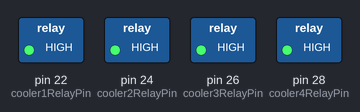
Bench run of a sketch on a simulated Arduino Mega 2560, built with avr-gcc and run on an emulated ATmega2560. Shown: switched loads named in the sketch (green lamp = pin HIGH).

Above: at 1.0 s.
At 3.0 s:
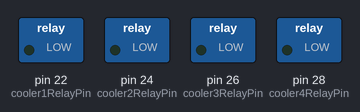
Timing chart, 0 to 5.2 s (numbered marks = the images above):
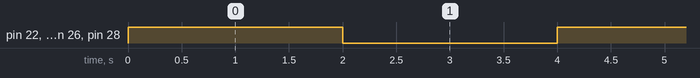

The sketch:

Teste_Motor_Rele.ino
```cpp
// Codigo para teste dos relés junto ao coolers
// Define os pinos utilizados no pino SINAL do relé
const int cooler1RelayPin = 22;
const int cooler2RelayPin = 24;
const int cooler3RelayPin = 26;
const int cooler4RelayPin = 28;

void setup() {
  pinMode(cooler1RelayPin, OUTPUT);
  pinMode(cooler2RelayPin, OUTPUT);
  pinMode(cooler3RelayPin, OUTPUT);
  pinMode(cooler4RelayPin, OUTPUT);
}

void loop() {
  // Controle dos coolers
  // Liga todos os coolers mandando o comando HIGH para o relé
  digitalWrite(cooler1RelayPin, HIGH);
  digitalWrite(cooler2RelayPin, HIGH);
  digitalWrite(cooler3RelayPin, HIGH);
  digitalWrite(cooler4RelayPin, HIGH);

  // Aguardando por 2 segundos
  delay(2000);

  // Desliga todos os coolers mandando o comando HIGH para o relé
  digitalWrite(cooler1RelayPin, LOW);
  digitalWrite(cooler2RelayPin, LOW);
  digitalWrite(cooler3RelayPin, LOW);
  digitalWrite(cooler4RelayPin, LOW);

  // Aguardando por 2 segundos
  delay(2000);
}
```

Measured:
- by itself, pin 22 (cooler1RelayPin), pin 24 (cooler2RelayPin), pin 26 (cooler3RelayPin), pin 28 (cooler4RelayPin): alternates HIGH for 2.0 s and LOW for 2.0 s
